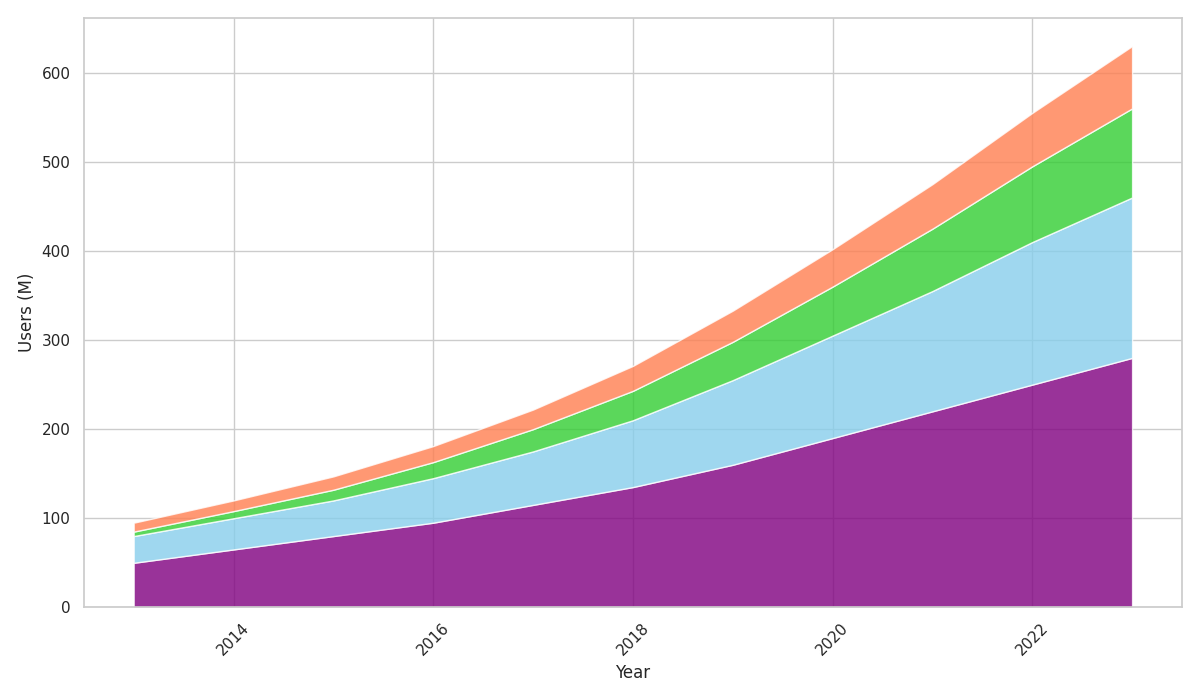

This chart was generated by the following Python code:
import matplotlib.pyplot as plt
import numpy as np

years = np.arange(2013, 2024)

video_streaming = [50, 65, 80, 95, 115, 135, 160, 190, 220, 250, 280]
music_streaming = [30, 35, 40, 50, 60, 75, 95, 115, 135, 160, 180]
podcasts = [5, 8, 12, 18, 25, 33, 43, 55, 70, 85, 100]
ebooks = [10, 12, 15, 18, 22, 28, 35, 42, 50, 60, 70]

media_types = np.array([video_streaming, music_streaming, podcasts, ebooks])

fig, ax = plt.subplots(figsize=(12, 7))

ax.stackplot(years, media_types, colors=['purple', 'skyblue', 'limegreen', 'coral'], alpha=0.8)

ax.set_xlabel("Year", fontsize=12)
ax.set_ylabel("Users (M)", fontsize=12)

plt.xticks(rotation=45)
plt.tight_layout()

plt.show()
